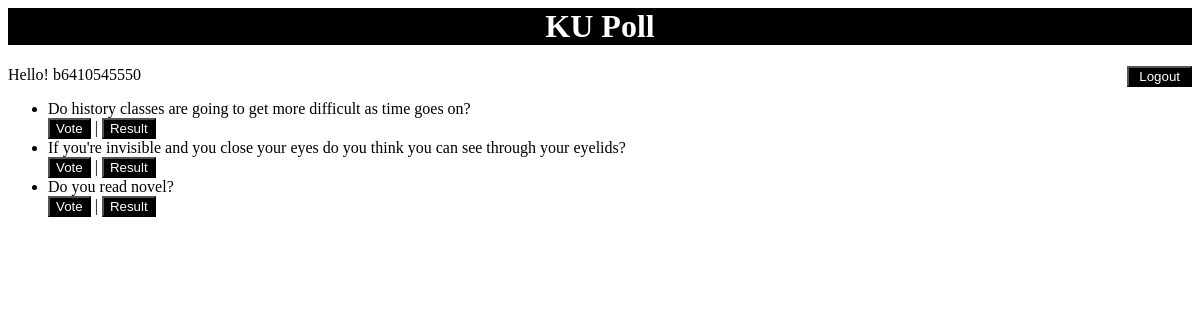
The app's page /polls/ (signed in) with its own data.
### polls/models.py (models this page shows, shortened)
class Question(models.Model):
    question_text = models.CharField(max_length=200)
    pub_date = models.DateTimeField('date published')
    end_date = models.DateTimeField('date expired', null=True, default=None, blank=True)

### polls/views.py (the view)
# urls.py: path('', views.IndexView.as_view(), name='index'),
class IndexView(generic.ListView):
    template_name = 'polls/index.html'
    context_object_name = 'latest_question_list'
    def get_queryset(self):
        return Question.objects.filter(
            pub_date__lte=timezone.now()
        ).order_by('-pub_date')[:5]

### polls/templates/polls/index.html (shortened to what this page needs)
{% load static %}
<link rel="stylesheet" href="{% static 'polls/style.css' %}">
<h1>KU Poll</h1>
{% if user.is_authenticated %}
    Hello! {{ user.username }}
    <a href="{% url 'logout'%}?next={{request.path}}"><button class="buttonlog" type="button">Logout</button></a>
    {% else %}
    <a href="{% url 'login'%}?next={{request.path}}"><button class="buttonlog" type="button">Login</button></a>
    {% endif %}
{% if latest_question_list %}
    <ul>
    {% for question in latest_question_list %}
        <li>{{ question.question_text }} <br>
            <a href="{% url 'polls:detail' question.id %}"><button type="button">Vote</button></a> | <a href="{% url 'polls:results' question.id %}"><button type="button">Result</button></a>
        </li>
    {% endfor %}
    </ul>
{% else %}
    <p>No polls are available.</p>
{% endif %}

### polls/static/polls/style.css (style rules this page uses)
li a { color: blue; }
button { background: black; color: white; }
h1 { background: black; color: white; text-align: center; }
.buttonlog { float: right; padding-right: 10px; padding-left: 10px; }

### records on screen
Question: question_text "Do history classes are going to get more difficult as time goes on?"
Question: question_text "If you're invisible and you close your eyes do you think you can see through your eyelids?"
Question: question_text "Do you read novel?"

### other values on screen
{{ user.username }} "b6410545550"
